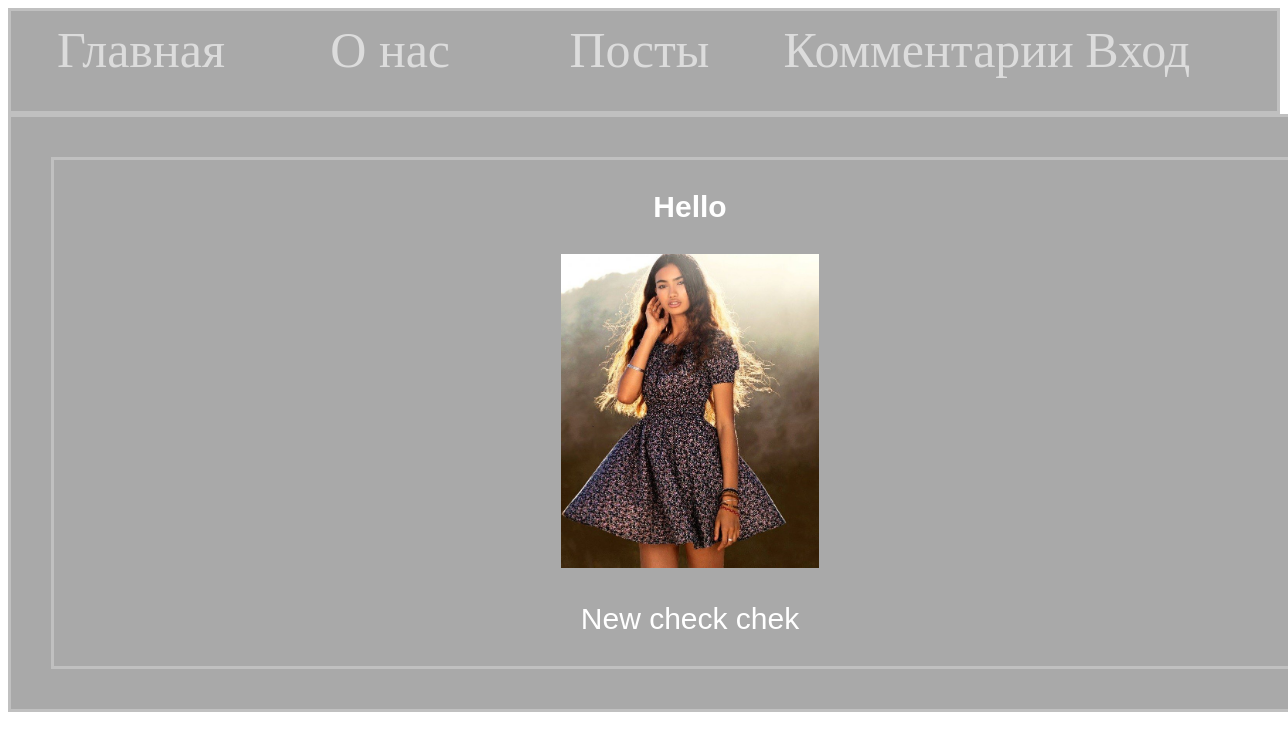
Screenshot of /post/2 with the database file from the repository.
### app1/models.py (models this page shows, shortened)
class Posts(models.Model):
    title = models.CharField(max_length=100)
    text = models.TextField()
    image = models.CharField(max_length=200, default='')

### app1/views.py (the view)
# urls.py: path('post/<int:id>', views.post),
def post(request, id):
    post = Posts.objects.get(id = id)
    return render(request, 'post.html', {'post': post})

### templates/post.html (shortened to what this page needs)
<!doctype html>
<html lang="ru">
<head>
{% load static %}
  <link rel="stylesheet" type="text/css" href="{% static '/style.css' %}"/>
</head>
<body>
<main class="major">
<nav class="container">
 <div class='block'> <a href='/index' class="menu_links"> Главная </a></div>
 <div class='block'><a href='/about' class="menu_links"> О нас </a></div>
 <div class='block'><a href='/posts' class="menu_links"> Посты </a></div>
 <div class='block'> <a href='/comments' class="menu_links"> Комментарии </a></div>
{% if user.is_authenticated %}
 <div class='block'><span class="menu_links" style="margin-left: 80px;">{{user}}</span></div>
 <div class='block'><a href="/logout" class="menu_links">Выйти</a></div>
{% else %}
 <div class='block'><a href='/login' class="menu_links"> Вход </a></div>
{% endif %}
</nav>
<div class="container_about">
    <div class="container_post">
        <h3 class="text_post">{{post.title}}</h3>
        <img style="width: 20vw;" src="/static/images/{{post.image}}" alt=""/>
        <p class="text_post">{{post.text}}</p>
    </div>
 </div>
</main>
</body>
</html>

### app1/static/style.css (style rules this page uses)
.major { background: #A9A9A9; }
.container { display: flex; border: 3px solid #C0C0C0; background: #A9A9A9; padding: 10px; }
.block { font-size: 50px; text-align: center; box-sizing: content-box; height: 80px; width: 210px; margin-left: 15px; margin-right: auto; }
.menu_links { color: #DCDCDC; text-decoration: none; }
.container_about { border: 3px solid #C0C0C0; background: #A9A9A9; padding:40px; text-align: center; margin-left: auto; margin-right: auto; height: 100%; width: 100%; }
.container_post { border: 3px solid #C0C0C0; background: #A9A9A9; text-align: center; height: 100%; width: 100%; }
.text_post { font-family: Arial, Helvetica, sans-serif; font-size: 30px; background: #A9A9A9; color: white; }

### rows the page displays
Posts: title "Hello", image (picture), text "New check chek"
